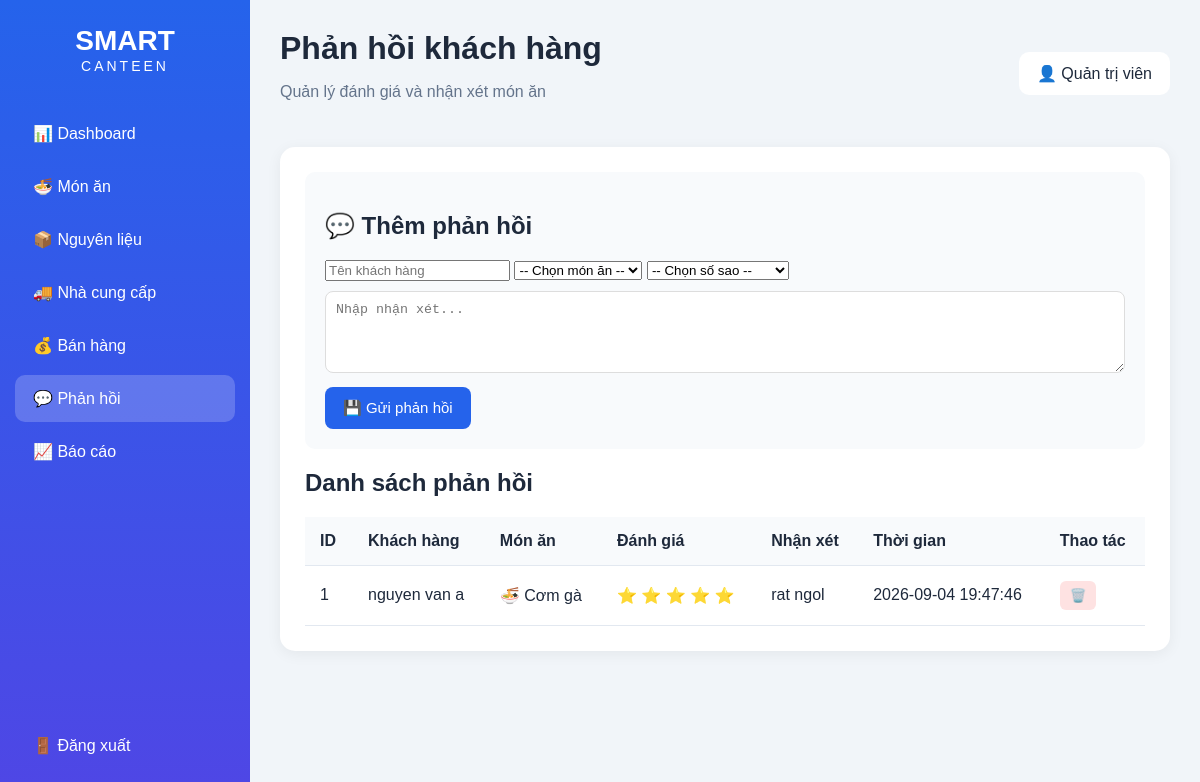
The app's page /feedback (signed in) with its own data.
### tables this page shows
CREATE TABLE feedback (
            id INTEGER PRIMARY KEY AUTOINCREMENT,
            food_id INTEGER,
            customer_name TEXT,
            rating INTEGER,
            comment TEXT,
            created_at TEXT NOT NULL,
            FOREIGN KEY (food_id) REFERENCES foods(id)
        );

CREATE TABLE foods (
            id INTEGER PRIMARY KEY AUTOINCREMENT,
            name TEXT NOT NULL,
            category TEXT NOT NULL,
            price REAL NOT NULL,
            quantity INTEGER DEFAULT 0,
            status TEXT DEFAULT 'Đang bán'
        );

### app.py (the view)
@app.route("/feedback")
@login_required
def feedback():
    conn = get_db()
    feedbacks = conn.execute("""
        SELECT
            feedback.id,
            foods.name AS food_name,
            feedback.customer_name,
            feedback.rating,
            feedback.comment,
            feedback.created_at
        FROM feedback
        LEFT JOIN foods ON feedback.food_id = foods.id
        ORDER BY feedback.id DESC
    """).fetchall()
    foods = conn.execute("""
        SELECT * FROM foods
        ORDER BY name
    """).fetchall()
    conn.close()
    return render_template(
        "feedback.html",
        feedbacks=feedbacks,
        foods=foods
    )

### app.py (called while the page is built)
def get_db():
    conn = sqlite3.connect(DATABASE)
    conn.row_factory = sqlite3.Row
    return conn

def login_required(f):
    @wraps(f)
    def decorated_function(*args, **kwargs):
        if "user_id" not in session:
            return redirect("/")
        return f(*args, **kwargs)
    return decorated_function

### templates/feedback.html (shortened to what this page needs)
<!DOCTYPE html>
<html lang="vi">
<head>
    <link
        rel="stylesheet"
        href="/static/css/dashboard.css"
    >
</head>
<body>
<div class="layout">
    <aside class="sidebar">
        <div class="logo">
            <h2>SMART</h2>
            <span>CANTEEN</span>
        </div>
        <nav>
            <a href="/dashboard">
                📊 Dashboard
            </a>
            <a href="/foods">
                🍜 Món ăn
            </a>
            <a href="/ingredients">
                📦 Nguyên liệu
            </a>
            <a href="/suppliers">
                🚚 Nhà cung cấp
            </a>
            <a href="/sales">
                💰 Bán hàng
            </a>
            <a href="/feedback" class="active">
                💬 Phản hồi
            </a>
            <a href="/reports">
                📈 Báo cáo
            </a>
        </nav>
        <div class="logout">
            <a href="/">
                🚪 Đăng xuất
            </a>
        </div>
    </aside>
    <main class="main">
        <header class="topbar">
            <div>
                <h1>
                    Phản hồi khách hàng
                </h1>
                <p>
                    Quản lý đánh giá và nhận xét món ăn
                </p>
            </div>
            <div class="user">
                👤 Quản trị viên
            </div>
        </header>
        <section class="panel">
            <div
                style="
                    margin-bottom:20px;
                    padding:20px;
                    background:#f8fafc;
                    border-radius:10px;
                "
            >
                <h2>
                    💬 Thêm phản hồi
                </h2>
                <form
                    method="POST"
                    action="/feedback/add"
                >
                    <input
                        type="text"
                        name="customer_name"
                        placeholder="Tên khách hàng"
                    >
                    <select
                        name="food_id"
                        required
                    >
                        <option value="">
                            -- Chọn món ăn --
                        </option>
                    </select>
                    <select
                        name="rating"
                        required
                    >
                        <option value="">
                            -- Chọn số sao --
                        </option>
                    </select>
                    <textarea
                        name="comment"
                        placeholder="Nhập nhận xét..."
                        required
                        rows="4"
                        style="
                            width:100%;
                            margin:10px 0;
                            padding:10px;
                            border-radius:8px;
                            border:1px solid #ddd;
                        "
                    ></textarea>
                    <button
                        type="submit"
                        class="add-btn"
                    >
                        💾 Gửi phản hồi
                    </button>
                </form>
            </div>
            <div class="panel-header">
                <h2>
                    Danh sách phản hồi
                </h2>
            </div>
            <table>
                <thead>
                    <tr>
                        <th>ID</th>
                        <th>Khách hàng</th>
                        <th>Món ăn</th>
                        <th>Đánh giá</th>
                        <th>Nhận xét</th>
                        <th>Thời gian</th>
                        <th>Thao tác</th>
                    </tr>
                </thead>
                <tbody>
                {% for item in feedbacks %}
                <tr>
                    <td>
                        {{ item["id"] }}
                    </td>
                    <td>
                        {{ item["customer_name"] or "Ẩn danh" }}
                    </td>
                    <td>
                        🍜 {{ item["food_name"] }}
                    </td>
                    <td>
                        {% for i in range(item["rating"]) %}
                            ⭐
                        {% endfor %}
                    </td>
                    <td>
                        {{ item["comment"] }}
                    </td>
                    <td>
                        {{ item["created_at"] }}
                    </td>
                    <td>
                        <form
                            method="POST"
                            action="/feedback/delete/{{ item['id'] }}"
                            style="display:inline;"
                            onsubmit="return confirm('Bạn có chắc muốn xóa phản hồi này?');"
                        >
                            <button
                                type="submit"
                                class="delete-btn"
                            >
                                🗑️
                            </button>
                        </form>
                    </td>
                </tr>
                {% else %}
                <tr>
                    <td colspan="7">
                        Chưa có phản hồi nào.
                    </td>
                </tr>
                {% endfor %}
                </tbody>
            </table>
        </section>
    </main>
</div>
</body>
</html>

### static/css/dashboard.css (style rules this page uses)
* { box-sizing: border-box; }
body { margin: 0; font-family: Arial, sans-serif; background: #f1f5f9; color: #1e293b; }
.layout { display: flex; min-height: 100vh; }
.sidebar { width: 250px; background: linear-gradient(180deg, #2563eb, #4f46e5); color: white; padding: 25px 15px; position: fixed; height: 100vh; }
.logo { text-align: center; margin-bottom: 35px; }
.logo h2 { margin: 0; font-size: 28px; }
.logo span { font-size: 14px; letter-spacing: 3px; }
.sidebar nav a, .logout a { display: block; color: white; text-decoration: none; padding: 14px 18px; margin: 6px 0; border-radius: 10px; font-size: 16px; }
.sidebar nav a:hover, .sidebar nav .active { background: rgba(255,255,255,0.2); }
.logout { position: absolute; bottom: 25px; left: 15px; right: 15px; }
.main { margin-left: 250px; padding: 30px; width: calc(100% - 250px); }
.topbar { display: flex; justify-content: space-between; align-items: center; margin-bottom: 30px; }
.topbar h1 { margin: 0; font-size: 32px; }
.topbar p { color: #64748b; }
.user { background: white; padding: 12px 18px; border-radius: 10px; }
.panel { background: white; padding: 25px; border-radius: 15px; box-shadow: 0 3px 15px rgba(0,0,0,0.06); }
.panel-header { display: flex; justify-content: space-between; align-items: center; margin-bottom: 20px; }
.panel-header h2 { margin: 0; }
table { width: 100%; border-collapse: collapse; }
th, td { text-align: left; padding: 15px; border-bottom: 1px solid #e2e8f0; }
th { background: #f8fafc; }
.add-btn { border: none; background: #2563eb; color: white; padding: 12px 18px; border-radius: 8px; cursor: pointer; font-size: 15px; }
.edit-btn, .delete-btn { border: none; padding: 7px 10px; border-radius: 6px; cursor: pointer; }
.delete-btn { background: #fee2e2; }

### records on screen
feedback: id "1", customer_name "nguyen van a", food_name "Cơm gà", rating 5 (drawn), comment "rat ngol", created_at "2026-09-04 19:47:46"
